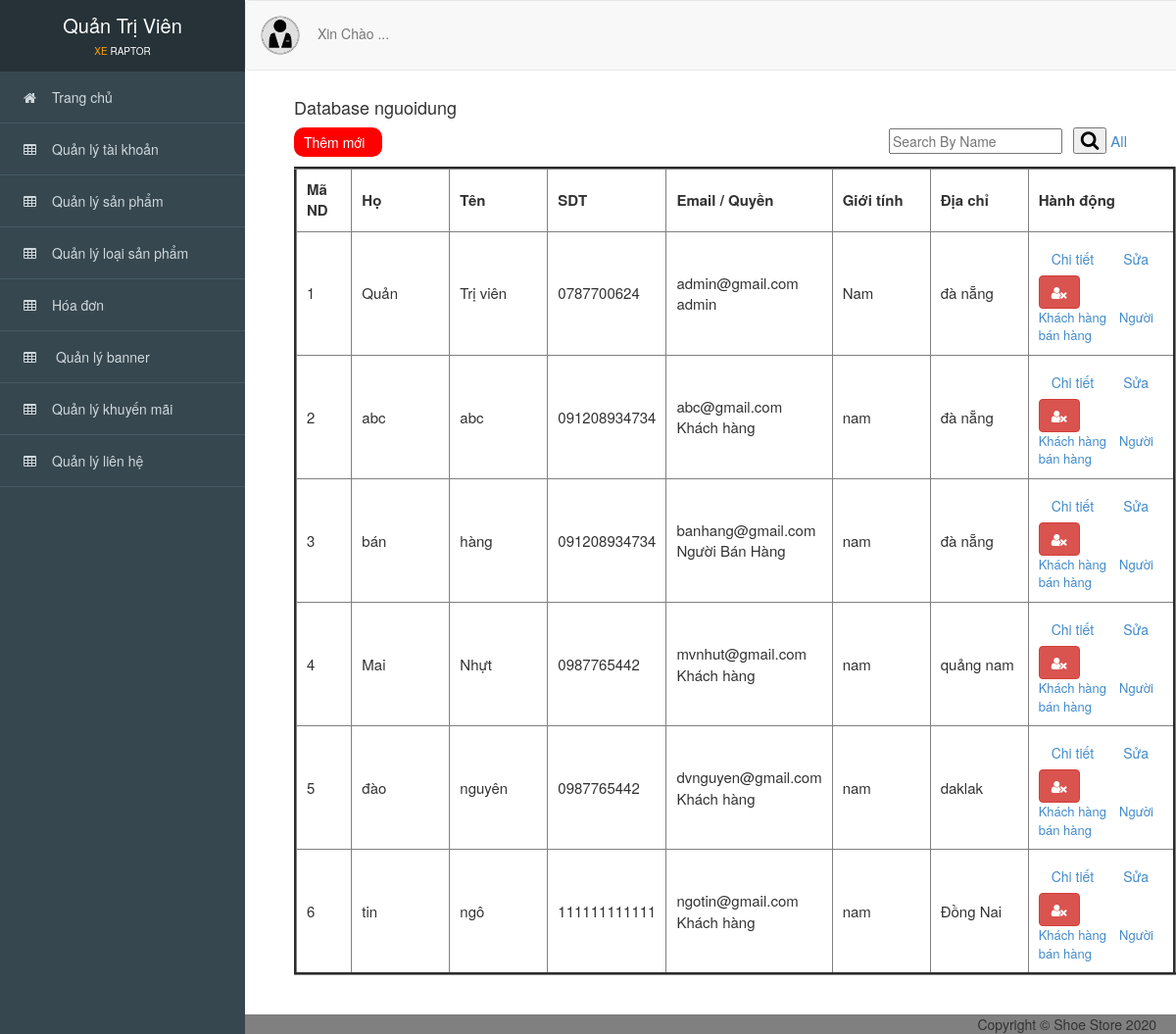
Screenshot of /admin/index.php?action=taikhoan with the database file from the repository.
### tables this page shows
CREATE TABLE `user` (
  `idUser` int(11) NOT NULL,
  `ho` varchar(255) NOT NULL,
  `ten` varchar(255) NOT NULL,
  `email` varchar(255) NOT NULL,
  `diachi` varchar(255) NOT NULL,
  `gioitinh` varchar(255) NOT NULL,
  `sodienthoai` varchar(255) NOT NULL,
  `tendangnhap` varchar(255) NOT NULL,
  `matkhau` varchar(255) NOT NULL,
  `idQuyen` int(11) NOT NULL
);

### admin/controller_admin/quanlytaikhoan.php (called while the page is built, shortened)
<?php
    require_once('./model_admin/nguoidung.php');
    class nguoidungcontroller
    {
    	var $nguoidung_model;
    	public function __construct()
    	{
    		$this->nguoidung_model = new nguoidung();
    	}
    	public function list()
    	{
            if(isset($_POST['timkiem'])){
                $timkiem = $_POST['timkiem'];
                $data = $this->nguoidung_model->timkiem($timkiem);
            }else{
                $data = $this->nguoidung_model->all();
            }
    		require_once('views_admin/index.php');
    	}
       }
?>

### admin/model_admin/ketnoi.php (called while the page is built, shortened)
<?php
    class ketnoi
    {
    	function __construct()
    	{
    		$host = "localhost";
    		$username ="root";
    		$password = "";
    		$dbname = "qlbx";
    		$this->connect = new mysqli($host,$username,$password,$dbname);
    	}
    }
?>

### admin/model_admin/nguoidung.php (called while the page is built, shortened)
<?php
    require_once('ketnoi.php');
    class nguoidung
    {
    	var $conn;
    	function __construct()
    	{
    		$connect_obj = new ketnoi();
            $this->conn = $connect_obj->connect;
    	}
    	function all()
    	{
    		$query = "SELECT * FROM user ORDER BY idUser ASC";
    		$result = $this->conn->query($query);
    		$data = array();
    		while ($row = $result->fetch_assoc()) {
       		   $data[] = $row;
    		}
    		return $data;
    	}
}
?>

### admin/views_admin/taikhoan/Quanlytaikhoan.php (the view)
<div id="viewport">
<div class="container-fluid" id="noidung">
      <h4>Database nguoidung</h4>
      <a class="pull-left themmoi" href="?action=them_giaodien"> Thêm mới</a>
      <div class="search_box pull-right" style="margin-right: 50px; margin-top: 0px;">
        <form method="POST" action="?action=taikhoan">
          <input type="text" placeholder="Search By Name" name="timkiem">&ensp;
          <button type="submit"><i class="fa fa-search"></i></button>
          <a href="?action=taikhoan" style="font-size: 15px;">All</a>
        </form>
      </div>
      <br>
      <br>
      <table border="3" cellpadding="10" style="font-size: 15px;">
          <thead>
               <tr>
                  <th>Mã ND</th>
                  <th class="theadd">Họ</th>
                  <th class="theadd">Tên</th>
                  <th class="theadd">SDT</th>
                  <th class="theadd">Email / Quyền</th>
                  <th class="theadd">Giới tính</th>
                  <th class="theadd">Địa chỉ</th>
                  <th>Hành động</th>
               </tr>
          </thead>
          <tbody>
              <?php foreach ($data as $row) { ?>
              <tr>
                  <td scope="row"><?= $row['idUser'] ?></td>
                  <td><?= $row['ho']?></td>
                  <td><?= $row['ten'] ?></td>
                  <td><?= $row['sodienthoai'] ?></td>
                  <td>
                    <?= $row['email'] ?>
                    <br>
                    <?php if($row['idQuyen'] == 1){
                              echo "admin";
                            }
                            if($row['idQuyen'] == 2){
                              echo "Người Bán Hàng";
                            }
                            if($row['idQuyen'] == 0){
                              echo "Khách hàng";
                            }
                     ?>
                  </td>
                  <td><?= $row['gioitinh'] ?></td>
                  <td><?= $row['diachi'] ?></td>
                  <td>
                      <a href="?action=xemnguoidung&id=<?= $row['idUser'] ?>" type="button" class="btn btn-light">Chi tiết</a>
                      <a href="?action=edit&id=<?= $row['idUser'] ?>" type="button" class="btn  btn-light">Sửa</a>
                      <a href="?action=xoanguoidung&id=<?= $row['idUser'] ?>" onclick="return confirm('Bạn có thật sự muốn xóa ?');" type="button" class="btn btn-danger"title="Xóa người dùng">
                        <i class="fa fa-user-times"></i></a>
                        <br>
                        <div style="font-size: 13px;"><a href="?action=phanquyen&id=<?= $row['idUser'] ?>&quyen=0">Khách hàng</a>&emsp;<a href="?action=phanquyen&id=<?= $row['idUser'] ?>&quyen=2">Người bán hàng</a></div>
                  </td>
              </tr>
              <?php } ?>
          </tbody>
      </table>
      <br>
      <br>
      <br>
</div>
</div>

### admin/public_admin/css/style.css (style rules this page uses)
div.search_box { margin-top: 21px; }
i.fa-search { font-size: 20px; }
body { overflow-x: hidden; font-family: 'Roboto', sans-serif; font-size: 16px; }
#viewport { padding-left: 250px; -webkit-transition: all 0.5s ease; -moz-transition: all 0.5s ease; -o-transition: all 0.5s ease; transition: all 0.5s ease; }
#noidung { padding-top: 90px; padding-left: 50px; background-color: white; }
th.theadd { min-width: 100px; max-width: 170px; }
a.themmoi { height: 30px; width: 90px; background-color: red; color:white; padding: 5px 10px 5px; border-radius: 10px; }

### rows the page displays
user: idUser "1", ho "Quản", ten "Trị viên", sodienthoai "0787700624", email "admin@gmail.com", gioitinh "Nam", diachi "đà nẵng"
user: idUser "2", ho "abc", ten "abc", sodienthoai "091208934734", email "abc@gmail.com", shows "Khách hàng", gioitinh "nam", diachi "đà nẵng"
user: idUser "3", ho "bán", ten "hàng", sodienthoai "091208934734", email "banhang@gmail.com", shows "Người Bán Hàng", gioitinh "nam", diachi "đà nẵng"
user: idUser "4", ho "Mai", ten "Nhựt", sodienthoai "0987765442", email "mvnhut@gmail.com", shows "Khách hàng", gioitinh "nam", diachi "quảng nam"
user: idUser "5", ho "đào", ten "nguyên", sodienthoai "0987765442", email "dvnguyen@gmail.com", shows "Khách hàng", gioitinh "nam", diachi "daklak"
user: idUser "6", ho "tin", ten "ngô", sodienthoai "111111111111", email "ngotin@gmail.com", shows "Khách hàng", gioitinh "nam", diachi "Đồng Nai"
